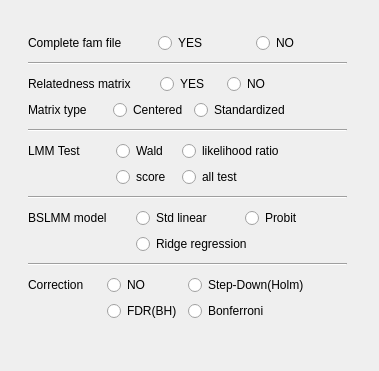
<?xml version="1.0" encoding="UTF-8"?>
<ui version="4.0">
 <class>GemmaParamWidget</class>
 <widget class="QWidget" name="GemmaParamWidget">
  <property name="geometry">
   <rect>
    <x>0</x>
    <y>0</y>
    <width>379</width>
    <height>371</height>
   </rect>
  </property>
  <property name="windowTitle">
   <string>Form</string>
  </property>
  <widget class="QLabel" name="label_2">
   <property name="geometry">
    <rect>
     <x>50</x>
     <y>120</y>
     <width>16</width>
     <height>17</height>
    </rect>
   </property>
   <property name="text">
    <string/>
   </property>
  </widget>
  <widget class="QWidget" name="">
   <property name="geometry">
    <rect>
     <x>28</x>
     <y>30</y>
     <width>319</width>
     <height>303</height>
    </rect>
   </property>
   <layout class="QGridLayout" name="gridLayout_6">
    <item row="0" column="0">
     <layout class="QGridLayout" name="gridLayout_4">
      <item row="0" column="2">
       <widget class="QRadioButton" name="noFamRadioButton">
        <property name="minimumSize">
         <size>
          <width>60</width>
          <height>0</height>
         </size>
        </property>
        <property name="text">
         <string>NO</string>
        </property>
       </widget>
      </item>
      <item row="0" column="0">
       <widget class="QLabel" name="completeFamLabel">
        <property name="text">
         <string>Complete fam file         </string>
        </property>
       </widget>
      </item>
      <item row="0" column="1">
       <widget class="QRadioButton" name="yesFamRadioButton">
        <property name="minimumSize">
         <size>
          <width>60</width>
          <height>0</height>
         </size>
        </property>
        <property name="text">
         <string>YES</string>
        </property>
       </widget>
      </item>
     </layout>
    </item>
    <item row="1" column="0">
     <widget class="Line" name="matrixLine">
      <property name="orientation">
       <enum>Qt::Horizontal</enum>
      </property>
     </widget>
    </item>
    <item row="2" column="0">
     <layout class="QGridLayout" name="gridLayout_2">
      <item row="0" column="2" colspan="2">
       <widget class="QRadioButton" name="yesKinRadioButton">
        <property name="sizePolicy">
         <sizepolicy hsizetype="Expanding" vsizetype="Fixed">
          <horstretch>0</horstretch>
          <verstretch>0</verstretch>
         </sizepolicy>
        </property>
        <property name="minimumSize">
         <size>
          <width>60</width>
          <height>0</height>
         </size>
        </property>
        <property name="maximumSize">
         <size>
          <width>16777215</width>
          <height>16777215</height>
         </size>
        </property>
        <property name="text">
         <string>YES</string>
        </property>
        <property name="checked">
         <bool>false</bool>
        </property>
        <property name="autoExclusive">
         <bool>false</bool>
        </property>
       </widget>
      </item>
      <item row="1" column="3" colspan="2">
       <widget class="QRadioButton" name="stdRelatRadioButton">
        <property name="sizePolicy">
         <sizepolicy hsizetype="Expanding" vsizetype="Fixed">
          <horstretch>0</horstretch>
          <verstretch>0</verstretch>
         </sizepolicy>
        </property>
        <property name="minimumSize">
         <size>
          <width>60</width>
          <height>0</height>
         </size>
        </property>
        <property name="maximumSize">
         <size>
          <width>16777215</width>
          <height>16777215</height>
         </size>
        </property>
        <property name="text">
         <string>Standardized</string>
        </property>
        <property name="checked">
         <bool>false</bool>
        </property>
        <property name="autoExclusive">
         <bool>false</bool>
        </property>
       </widget>
      </item>
      <item row="1" column="0">
       <widget class="QLabel" name="label_4">
        <property name="text">
         <string>Matrix type      </string>
        </property>
       </widget>
      </item>
      <item row="0" column="0" colspan="2">
       <widget class="QLabel" name="label">
        <property name="text">
         <string>Relatedness matrix       </string>
        </property>
       </widget>
      </item>
      <item row="1" column="1" colspan="2">
       <widget class="QRadioButton" name="centRelatRadioButton">
        <property name="sizePolicy">
         <sizepolicy hsizetype="Expanding" vsizetype="Fixed">
          <horstretch>0</horstretch>
          <verstretch>0</verstretch>
         </sizepolicy>
        </property>
        <property name="minimumSize">
         <size>
          <width>60</width>
          <height>0</height>
         </size>
        </property>
        <property name="maximumSize">
         <size>
          <width>16777215</width>
          <height>16777215</height>
         </size>
        </property>
        <property name="text">
         <string>Centered</string>
        </property>
        <property name="autoExclusive">
         <bool>false</bool>
        </property>
       </widget>
      </item>
      <item row="0" column="4">
       <widget class="QRadioButton" name="noKinRadioButton">
        <property name="sizePolicy">
         <sizepolicy hsizetype="Expanding" vsizetype="Fixed">
          <horstretch>0</horstretch>
          <verstretch>0</verstretch>
         </sizepolicy>
        </property>
        <property name="minimumSize">
         <size>
          <width>60</width>
          <height>0</height>
         </size>
        </property>
        <property name="maximumSize">
         <size>
          <width>16777215</width>
          <height>16777215</height>
         </size>
        </property>
        <property name="text">
         <string>NO</string>
        </property>
        <property name="autoExclusive">
         <bool>false</bool>
        </property>
       </widget>
      </item>
     </layout>
    </item>
    <item row="3" column="0">
     <widget class="Line" name="lmmTestLine">
      <property name="orientation">
       <enum>Qt::Horizontal</enum>
      </property>
     </widget>
    </item>
    <item row="4" column="0">
     <layout class="QGridLayout" name="gridLayout">
      <item row="0" column="1">
       <widget class="QRadioButton" name="waldTestRadioButton">
        <property name="sizePolicy">
         <sizepolicy hsizetype="MinimumExpanding" vsizetype="Fixed">
          <horstretch>0</horstretch>
          <verstretch>0</verstretch>
         </sizepolicy>
        </property>
        <property name="minimumSize">
         <size>
          <width>60</width>
          <height>0</height>
         </size>
        </property>
        <property name="maximumSize">
         <size>
          <width>60</width>
          <height>16777215</height>
         </size>
        </property>
        <property name="text">
         <string>Wald</string>
        </property>
        <property name="checked">
         <bool>false</bool>
        </property>
        <property name="autoExclusive">
         <bool>false</bool>
        </property>
       </widget>
      </item>
      <item row="0" column="0">
       <widget class="QLabel" name="lmmTestLabel">
        <property name="text">
         <string>LMM Test         </string>
        </property>
       </widget>
      </item>
      <item row="0" column="2" colspan="2">
       <widget class="QRadioButton" name="likelihoodRadioButton">
        <property name="sizePolicy">
         <sizepolicy hsizetype="Expanding" vsizetype="Fixed">
          <horstretch>0</horstretch>
          <verstretch>0</verstretch>
         </sizepolicy>
        </property>
        <property name="minimumSize">
         <size>
          <width>60</width>
          <height>0</height>
         </size>
        </property>
        <property name="maximumSize">
         <size>
          <width>16777215</width>
          <height>16777215</height>
         </size>
        </property>
        <property name="text">
         <string>likelihood ratio</string>
        </property>
        <property name="autoExclusive">
         <bool>false</bool>
        </property>
       </widget>
      </item>
      <item row="1" column="2">
       <widget class="QRadioButton" name="allTestRadioButton">
        <property name="text">
         <string>all test</string>
        </property>
        <property name="autoExclusive">
         <bool>false</bool>
        </property>
       </widget>
      </item>
      <item row="1" column="1">
       <widget class="QRadioButton" name="scoreTestRadioButton">
        <property name="text">
         <string>score</string>
        </property>
        <property name="autoExclusive">
         <bool>false</bool>
        </property>
       </widget>
      </item>
     </layout>
    </item>
    <item row="5" column="0">
     <widget class="Line" name="bslmmLine">
      <property name="orientation">
       <enum>Qt::Horizontal</enum>
      </property>
     </widget>
    </item>
    <item row="6" column="0">
     <layout class="QGridLayout" name="gridLayout_3">
      <item row="0" column="0">
       <widget class="QLabel" name="bslmmModelLabel">
        <property name="text">
         <string>BSLMM model</string>
        </property>
       </widget>
      </item>
      <item row="0" column="1">
       <widget class="QRadioButton" name="stdLinearBslmmRadioButton">
        <property name="text">
         <string>Std linear</string>
        </property>
       </widget>
      </item>
      <item row="1" column="1" colspan="2">
       <widget class="QRadioButton" name="ridgeBslmmRadioButton">
        <property name="text">
         <string>Ridge regression</string>
        </property>
       </widget>
      </item>
      <item row="0" column="2">
       <widget class="QRadioButton" name="probitBslmmRadioButton">
        <property name="text">
         <string>Probit</string>
        </property>
       </widget>
      </item>
     </layout>
    </item>
    <item row="7" column="0">
     <widget class="Line" name="correctionLine">
      <property name="orientation">
       <enum>Qt::Horizontal</enum>
      </property>
     </widget>
    </item>
    <item row="8" column="0">
     <layout class="QGridLayout" name="gridLayout_5">
      <item row="0" column="2" colspan="2">
       <widget class="QRadioButton" name="stepDownCorrectRadioButton">
        <property name="sizePolicy">
         <sizepolicy hsizetype="Expanding" vsizetype="Fixed">
          <horstretch>0</horstretch>
          <verstretch>0</verstretch>
         </sizepolicy>
        </property>
        <property name="minimumSize">
         <size>
          <width>60</width>
          <height>0</height>
         </size>
        </property>
        <property name="maximumSize">
         <size>
          <width>16777215</width>
          <height>16777215</height>
         </size>
        </property>
        <property name="text">
         <string>Step-Down(Holm)</string>
        </property>
        <property name="autoExclusive">
         <bool>false</bool>
        </property>
       </widget>
      </item>
      <item row="1" column="1">
       <widget class="QRadioButton" name="fdrCorrectRadioButton">
        <property name="text">
         <string>FDR(BH)</string>
        </property>
        <property name="autoExclusive">
         <bool>false</bool>
        </property>
       </widget>
      </item>
      <item row="0" column="0">
       <widget class="QLabel" name="correctionLabel">
        <property name="text">
         <string>Correction</string>
        </property>
       </widget>
      </item>
      <item row="1" column="2">
       <widget class="QRadioButton" name="bonfCorrectRadioButton">
        <property name="text">
         <string>Bonferroni</string>
        </property>
        <property name="autoExclusive">
         <bool>false</bool>
        </property>
       </widget>
      </item>
      <item row="0" column="1">
       <widget class="QRadioButton" name="noCorrectRadioButton">
        <property name="sizePolicy">
         <sizepolicy hsizetype="MinimumExpanding" vsizetype="Fixed">
          <horstretch>0</horstretch>
          <verstretch>0</verstretch>
         </sizepolicy>
        </property>
        <property name="minimumSize">
         <size>
          <width>60</width>
          <height>0</height>
         </size>
        </property>
        <property name="maximumSize">
         <size>
          <width>60</width>
          <height>16777215</height>
         </size>
        </property>
        <property name="text">
         <string>NO</string>
        </property>
        <property name="checked">
         <bool>false</bool>
        </property>
        <property name="autoExclusive">
         <bool>false</bool>
        </property>
       </widget>
      </item>
     </layout>
    </item>
   </layout>
  </widget>
 </widget>
 <resources/>
 <connections/>
</ui>
